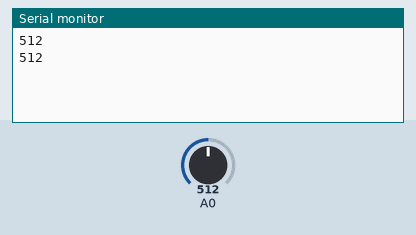
Simulated run of this sketch. Board: Arduino Uno, built with avr-gcc and run on an emulated ATmega328P. Shown: the last lines printed to the serial monitor. The test bench sets the inputs (shaded band); at power-on: A0 = 512.

Above: at 2.3 s.
2.4 s: A0 set to 716
At 4.2 s:
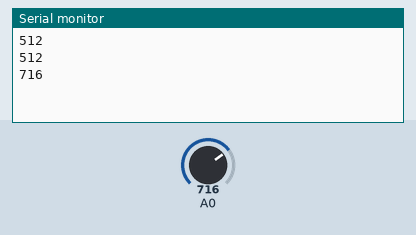
4.5 s: A0 set to 900
At 5.6 s:
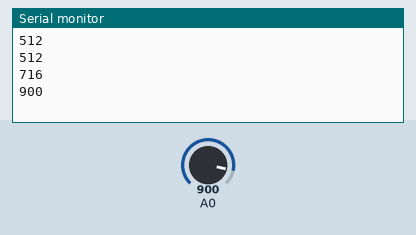
Timing chart, 0 to 7.5 s (numbered marks = the images above; inputs shaded):
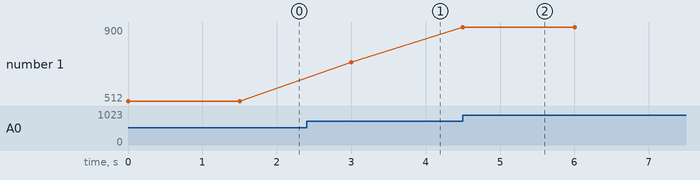

The sketch:

GasSensor.ino
```cpp
//ANALOG I/O FUNCTIONS
//analogRead Program
//GAS SENSOR
void setup() {
  // put your setup code here, to run once:
  Serial.begin(9600);

}

void loop() {
  // put your main code here, to run repeatedly:
  int value = analogRead(A0);
  Serial.println(value);
  delay(1500);
}

//SAKWheels
```

Measured:
- after the input at 2.4 s, the serial monitor: prints a new line after 0.60 s (image 1)
- after the input at 4.5 s, the serial monitor: prints a new line at once (image 2)
- plotted number 1: 512 → 716 after the input at 2.4 s, 716 → 900 after the input at 4.5 s
